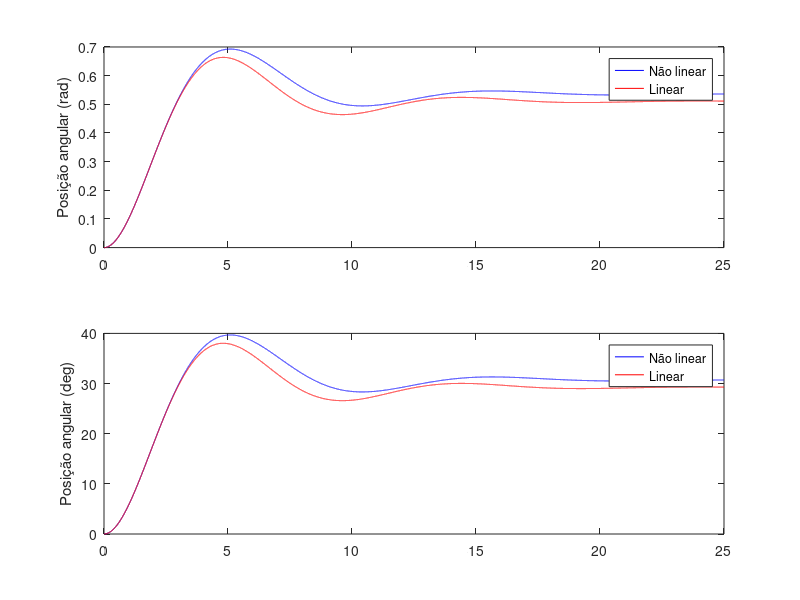
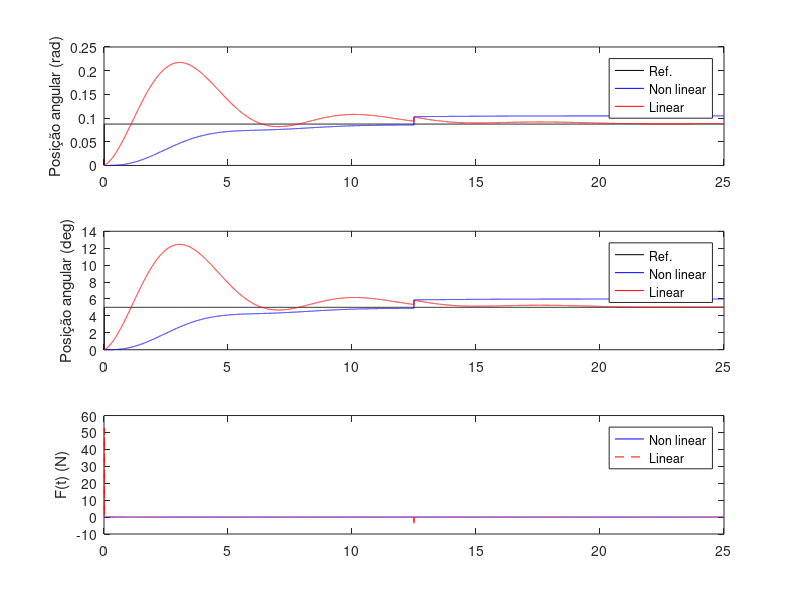

These figures' MATLAB source, in order: (Note: this script raises an error after producing the figures.)
%% CDS - Atividade 01: Contole PID para o pêndulo amortecido
clear all; close all; clc;

%% Modelagem da planta do pêndulo amortecido

% Parametros 
J = 0.4;  % [kg*m^2]
c = 0.2;  % damping factor
m = 0.4;  % [kg]
g = 9.8;  % [m/s^2]
d = 0.05; % [m]
r = 0.4;  % [m]

Ts = 0.001; % em s

% Modelo contínuo linearizado (sin(θ)≈θ)
    %                           r
    %  theta(s)/F(s) = -------------------
    %                   J*s^2 +c*s +m*g*d

Gs_l = tf(r, [J  c  m*g*d]);

% Modelo discreto linearizado (discretizado por ZOH)
Gz_l = c2d(Gs_l,Ts,'zoh');
   Bz = Gz_l.num{1};
        b0 = Bz(2); b1 = Bz(3);
   Az = Gz_l.den{1};
        a1 = Az(2); a2 = Az(3);

    % y_l(k) = -a1_l*y_l(k-1)-a2_L*y_l(k-2)+b0_l*u(k-1)+b1_l*u(k-2);

% Modelo discreto não-linear (discretizado por Forward)
    % x1_nl(k) = x1_nl(k-1) +Ts*x2_nl(k-1);
    % x2_nl(k) = (1- c*Ts/J)*x2_nl(k-1) -(m*g*d*Ts/J)*sin(x1_nl(k-1)) +(r*Ts/J)*u_nl(k-1);


%% Simulação da modelagem da planta
    % y_l x1_f(k) - posição do angulo (rad)
    % x2_f(k) - velocidade angular (rad/s)
    % u - força do sistema de propulsão (N)

tfinal = 25;                % tempo total da simulação (s)
N = round( tfinal/Ts );     % numero total de amostras

    % Condições iniciais
    x1_nl(1:2)=0; x2_nl(1:2)=0;
    y_l(1:2)=0;
    u(1:2)=0;

    for k = 3:N
        % Modelo linear (sin(θ)≈θ) discretizado por ZOH
        y_l(k) = -a1*y_l(k-1)-a2*y_l(k-2)+b0*u(k-1)+b1*u(k-2);
                  

        % Modelo não linear discretizado de Forward
        x1_nl(k) = x1_nl(k-1) +Ts*x2_nl(k-1);
        x2_nl(k) = (1- c*Ts/J)*x2_nl(k-1) -(m*g*d*Ts/J)*sin(x1_nl(k-1)) +(r*Ts/J)*u(k-1);

        u(k) = 0.25; % controle em malha aberta
    end

% Plot
t = 0:Ts:N*Ts-Ts;
figure;
subplot(211)
    plot(t,x1_nl,'b',t,y_l,'r');
    ylabel('Posição angular (rad)');
    legend('Não linear','Linear');
subplot(212)
    plot(t,(180/pi)*x1_nl,'b',t,(180/pi)*y_l,'r');
    ylabel('Posição angular (deg)');
    legend('Não linear','Linear');

%% Controlador PID
% Projeto baseado no modelo linear
kp = 1;  ki = 0.4; kd = 0.6; % ganhos
   
    % PID digital baseado na aproximação de Backward diff
    s0 = kp +ki*Ts +kd/Ts;
    s1 = -kp -2*kd/Ts;
    s2 = kd/Ts;

    % Perturbação de carga
    v1(1:N/2) = 0; v1(1+(N/2):N) = 0.5*(pi/180); % rad

    % Ruido gaussiano
    v2 = 0*wgn(1,N,1e-4,'linear'); % W

    % Condições iniciais
    x1_nl(1:2)=0; x2_nl(1:2)=0;
    u_nl(1:2)=0; e_nl(1:2)=0;

    y_l(1:2)=0;
    u_l(1:2)=0; e_l(1:2)=0;

    % Sinal de referencia
    ref(1:10) = 0; ref(11:N) = 5*(pi/180); % rad

    for k = 3:N

        % Modelo linear
        y_l(k) = -a1*y_l(k-1)-a2*y_l(k-2)+b0*u(k-1)+b1*u_l(k-2) ...
                    + v1(k) +a1*v1(k-1) +a2*v1(k-2) ...    
                    + v2(k) +a1*v2(k-1) +a2*v2(k-2);

            % Controle
            e_l(k) = ref(k) - y_l(k);
            u_l(k) = u_l(k-1) + s0*e_l(k) +s1*e_l(k-1) + s2*e_l(k-2);

        % Modelo não linear (Forward)
        x1_nl(k) = x1_nl(k-1) +Ts*x2_nl(k-1);
        x2_nl(k) = (1- c*Ts/J)*x2_nl(k-1) -(m*g*d*Ts/J)*sin(x1_nl(k-1)) +(r*Ts/J)*u_nl(k-1);
        y_nl(k) = x1_nl(k) + v1(k) + v1(k);

            % Controle
            e_nl = ref(k) - x1_nl;
            u_nl(k) = u_nl(k-1) + s0*e_nl(k) + s1*e_nl(k-1) + s2*e_nl(k-2);
    end

% Plots
t = 0:Ts:N*Ts-Ts;
figure;
subplot(311)
    plot(t,ref,'k',t,y_nl,'b',t,y_l,'r');
    ylabel('Posição angular (rad)');
    legend('Ref.','Non linear','Linear');
subplot(312)
    plot(t,(180/pi)*ref,'k',t,(180/pi)*y_nl,'b',t,(180/pi)*y_l,'r');
    ylabel('Posição angular (deg)');
    legend('Ref.','Non linear','Linear');
subplot(313)
    plot(t,u_nl,'b', t,u_l,'--r');
    ylabel('F(t) (N)');
    legend('Non linear','Linear');

%% Analise de margens de ganho e de fase

% Control system relative stability analysis
Cz = tf([s0 s1 s2],[1 -1 0],Ts);

Gdlz = Cz*Gz_l; % Direct loop system
w = logspace(-2,5,100);
figure; margin(Gdlz,w); % Gain and Phase Margins
